Frame 1 (no input): blank canvas, image omitted
Frame 60 (the mouse pressed at the canvas centre just before this capture): blank canvas, image omitted
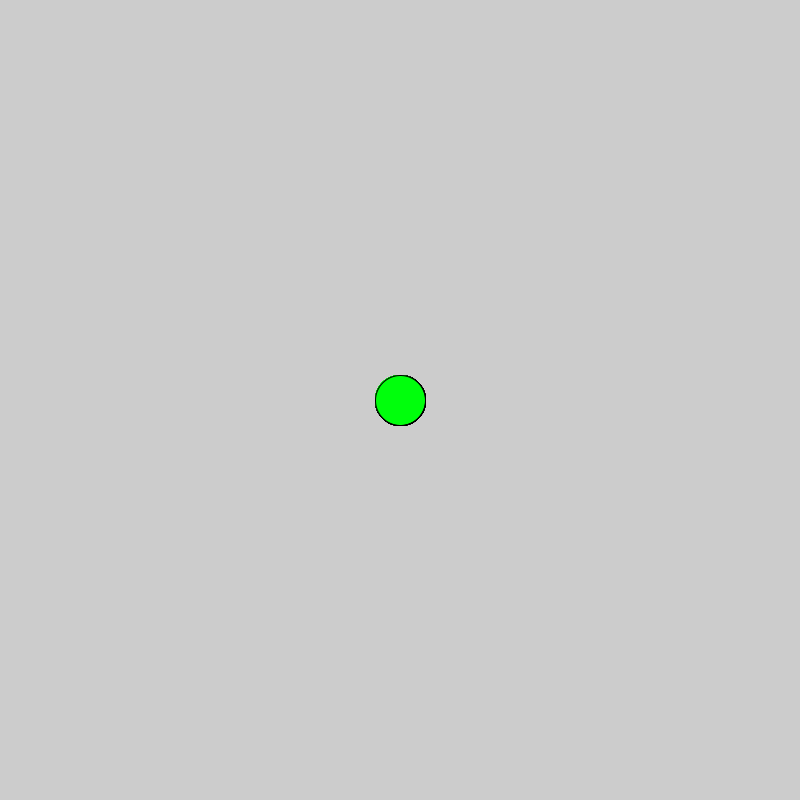
Frame 120 (the mouse held since frame 60 and released just before this capture)

The Processing sketch whose frames 1 and 60 were blank and that drew this single picture after the mouse press (run headless with seeded random() and noise(); from frame 60 on, the mouse is pressed at the canvas centre):

// Processing sketch: processing_108853
// ── processing_108853.pde

float mapnum = 0;
float circlesize = 0;

void setup() {
  size(800, 800);
  smooth();
  colorMode(HSB,360,100,100);
}

void draw() {
  //background(mapnum, 100, 100);
  strokeWeight(1);
  fill(123, mapnum, 345);
  
  mapnum = map(mouseX, 0, width, 0, 100);
  circlesize = map(mouseY,0,height,0,100);
  mapnum = map(mouseY, 0, height, 360, 0);
  ellipse(mouseX,mouseY,circlesize,circlesize);
  println(mapnum);

}
